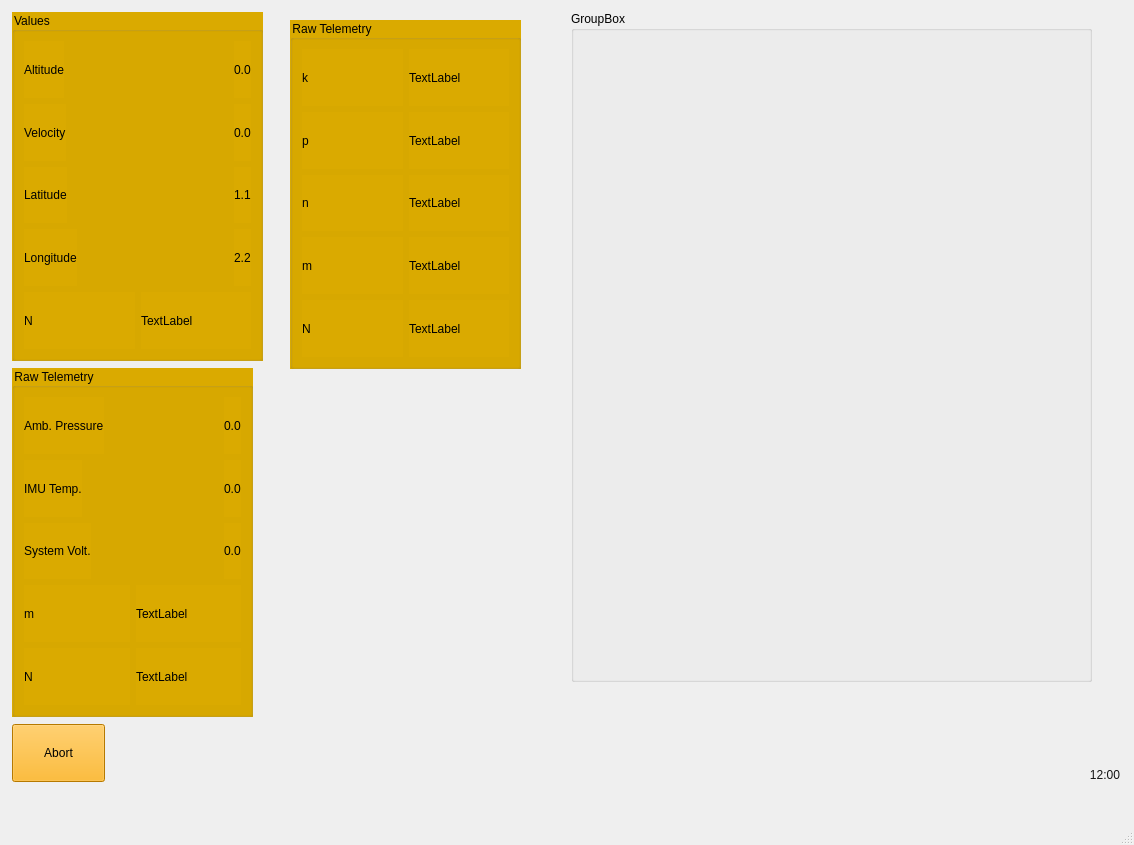
<?xml version="1.0" encoding="UTF-8"?>
<ui version="4.0">
 <class>LaunchWindow</class>
 <widget class="QMainWindow" name="LaunchWindow">
  <property name="geometry">
   <rect>
    <x>0</x>
    <y>0</y>
    <width>1134</width>
    <height>845</height>
   </rect>
  </property>
  <property name="sizePolicy">
   <sizepolicy hsizetype="Expanding" vsizetype="Expanding">
    <horstretch>0</horstretch>
    <verstretch>0</verstretch>
   </sizepolicy>
  </property>
  <property name="windowTitle">
   <string>MainWindow</string>
  </property>
  <widget class="QWidget" name="centralwidget">
   <widget class="QGroupBox" name="groupBox">
    <property name="geometry">
     <rect>
      <x>571</x>
      <y>11</y>
      <width>521</width>
      <height>671</height>
     </rect>
    </property>
    <property name="title">
     <string>GroupBox</string>
    </property>
    <layout class="QVBoxLayout" name="verticalLayout">
     <item>
      <widget class="LineGraph" name="widget" native="true"/>
     </item>
     <item>
      <widget class="LineGraph" name="widget_3" native="true"/>
     </item>
     <item>
      <widget class="LineGraph" name="widget_2" native="true"/>
     </item>
    </layout>
   </widget>
   <widget class="QLabel" name="clock">
    <property name="geometry">
     <rect>
      <x>1070</x>
      <y>760</y>
      <width>50</width>
      <height>29</height>
     </rect>
    </property>
    <property name="styleSheet">
     <string notr="true">font: 12pt &quot;SimSun&quot;;
color: rgb(20, 20, 20);</string>
    </property>
    <property name="text">
     <string>12:00</string>
    </property>
    <property name="alignment">
     <set>Qt::AlignRight|Qt::AlignTrailing|Qt::AlignVCenter</set>
    </property>
   </widget>
   <widget class="QGroupBox" name="groupBox_4">
    <property name="geometry">
     <rect>
      <x>290</x>
      <y>20</y>
      <width>231</width>
      <height>349</height>
     </rect>
    </property>
    <property name="sizePolicy">
     <sizepolicy hsizetype="Preferred" vsizetype="Minimum">
      <horstretch>0</horstretch>
      <verstretch>0</verstretch>
     </sizepolicy>
    </property>
    <property name="styleSheet">
     <string notr="true">background-color: rgb(218, 170, 0);
font: 10pt &quot;Sans Serif Collection&quot;;</string>
    </property>
    <property name="title">
     <string>Raw Telemetry</string>
    </property>
    <layout class="QVBoxLayout" name="verticalLayout_4">
     <item>
      <layout class="QHBoxLayout" name="horizontalLayout_8">
       <item>
        <widget class="QLabel" name="k_label_2">
         <property name="styleSheet">
          <string notr="true">font: 12pt &quot;Sans Serif Collection&quot;;</string>
         </property>
         <property name="text">
          <string>k</string>
         </property>
        </widget>
       </item>
       <item>
        <widget class="QLabel" name="k_value_2">
         <property name="styleSheet">
          <string notr="true">font: 12pt &quot;Sans Serif Collection&quot;;</string>
         </property>
         <property name="text">
          <string>TextLabel</string>
         </property>
        </widget>
       </item>
      </layout>
     </item>
     <item>
      <layout class="QHBoxLayout" name="horizontalLayout_9">
       <item>
        <widget class="QLabel" name="p_label_2">
         <property name="styleSheet">
          <string notr="true">font: 12pt &quot;Sans Serif Collection&quot;;</string>
         </property>
         <property name="text">
          <string>p</string>
         </property>
        </widget>
       </item>
       <item>
        <widget class="QLabel" name="p_value_2">
         <property name="styleSheet">
          <string notr="true">font: 12pt &quot;Sans Serif Collection&quot;;</string>
         </property>
         <property name="text">
          <string>TextLabel</string>
         </property>
        </widget>
       </item>
      </layout>
     </item>
     <item>
      <layout class="QHBoxLayout" name="horizontalLayout_10">
       <item>
        <widget class="QLabel" name="n_label_2">
         <property name="autoFillBackground">
          <bool>false</bool>
         </property>
         <property name="styleSheet">
          <string notr="true">font: 12pt &quot;Sans Serif Collection&quot;;</string>
         </property>
         <property name="text">
          <string>n</string>
         </property>
        </widget>
       </item>
       <item>
        <widget class="QLabel" name="n_value_2">
         <property name="styleSheet">
          <string notr="true">font: 12pt &quot;Sans Serif Collection&quot;;</string>
         </property>
         <property name="text">
          <string>TextLabel</string>
         </property>
        </widget>
       </item>
      </layout>
     </item>
     <item>
      <layout class="QHBoxLayout" name="horizontalLayout_11">
       <item>
        <widget class="QLabel" name="m_label_2">
         <property name="styleSheet">
          <string notr="true">font: 12pt &quot;Sans Serif Collection&quot;;</string>
         </property>
         <property name="text">
          <string>m</string>
         </property>
        </widget>
       </item>
       <item>
        <widget class="QLabel" name="m_value_2">
         <property name="styleSheet">
          <string notr="true">font: 12pt &quot;Sans Serif Collection&quot;;</string>
         </property>
         <property name="text">
          <string>TextLabel</string>
         </property>
        </widget>
       </item>
      </layout>
     </item>
     <item>
      <layout class="QHBoxLayout" name="horizontalLayout_12">
       <item>
        <widget class="QLabel" name="N_label_2">
         <property name="styleSheet">
          <string notr="true">font: 12pt &quot;Sans Serif Collection&quot;;</string>
         </property>
         <property name="text">
          <string>N</string>
         </property>
        </widget>
       </item>
       <item>
        <widget class="QLabel" name="N_value_2">
         <property name="styleSheet">
          <string notr="true">font: 12pt &quot;Sans Serif Collection&quot;;</string>
         </property>
         <property name="text">
          <string>TextLabel</string>
         </property>
        </widget>
       </item>
      </layout>
     </item>
    </layout>
   </widget>
   <widget class="QGroupBox" name="groupBox_3">
    <property name="geometry">
     <rect>
      <x>12</x>
      <y>12</y>
      <width>251</width>
      <height>349</height>
     </rect>
    </property>
    <property name="sizePolicy">
     <sizepolicy hsizetype="Preferred" vsizetype="Minimum">
      <horstretch>0</horstretch>
      <verstretch>0</verstretch>
     </sizepolicy>
    </property>
    <property name="styleSheet">
     <string notr="true">background-color: rgb(218, 170, 0);
font: 10pt &quot;Sans Serif Collection&quot;;</string>
    </property>
    <property name="title">
     <string>Values</string>
    </property>
    <layout class="QVBoxLayout" name="verticalLayout_3">
     <item>
      <layout class="QHBoxLayout" name="horizontalLayout_6">
       <item>
        <widget class="QLabel" name="m_label">
         <property name="styleSheet">
          <string notr="true">font: 12pt &quot;Sans Serif Collection&quot;;</string>
         </property>
         <property name="text">
          <string>Altitude</string>
         </property>
        </widget>
       </item>
       <item>
        <spacer name="horizontalSpacer_7">
         <property name="orientation">
          <enum>Qt::Horizontal</enum>
         </property>
         <property name="sizeHint" stdset="0">
          <size>
           <width>40</width>
           <height>20</height>
          </size>
         </property>
        </spacer>
       </item>
       <item>
        <widget class="QLabel" name="m_value">
         <property name="styleSheet">
          <string notr="true">font: 12pt &quot;Sans Serif Collection&quot;;</string>
         </property>
         <property name="text">
          <string>0.0</string>
         </property>
        </widget>
       </item>
      </layout>
     </item>
     <item>
      <layout class="QHBoxLayout" name="horizontalLayout_3">
       <item>
        <widget class="QLabel" name="k_label">
         <property name="styleSheet">
          <string notr="true">font: 12pt &quot;Sans Serif Collection&quot;;</string>
         </property>
         <property name="text">
          <string>Velocity</string>
         </property>
        </widget>
       </item>
       <item>
        <spacer name="horizontalSpacer_2">
         <property name="orientation">
          <enum>Qt::Horizontal</enum>
         </property>
         <property name="sizeHint" stdset="0">
          <size>
           <width>40</width>
           <height>20</height>
          </size>
         </property>
        </spacer>
       </item>
       <item>
        <widget class="QLabel" name="k_value">
         <property name="styleSheet">
          <string notr="true">font: 12pt &quot;Sans Serif Collection&quot;;</string>
         </property>
         <property name="text">
          <string>0.0</string>
         </property>
        </widget>
       </item>
      </layout>
     </item>
     <item>
      <layout class="QHBoxLayout" name="horizontalLayout_4">
       <item>
        <widget class="QLabel" name="p_label">
         <property name="styleSheet">
          <string notr="true">font: 12pt &quot;Sans Serif Collection&quot;;</string>
         </property>
         <property name="text">
          <string>Latitude</string>
         </property>
        </widget>
       </item>
       <item>
        <spacer name="horizontalSpacer_3">
         <property name="orientation">
          <enum>Qt::Horizontal</enum>
         </property>
         <property name="sizeHint" stdset="0">
          <size>
           <width>40</width>
           <height>20</height>
          </size>
         </property>
        </spacer>
       </item>
       <item>
        <widget class="QLabel" name="p_value">
         <property name="styleSheet">
          <string notr="true">font: 12pt &quot;Sans Serif Collection&quot;;</string>
         </property>
         <property name="text">
          <string>1.1</string>
         </property>
        </widget>
       </item>
      </layout>
     </item>
     <item>
      <layout class="QHBoxLayout" name="horizontalLayout_5">
       <item>
        <widget class="QLabel" name="n_label">
         <property name="autoFillBackground">
          <bool>false</bool>
         </property>
         <property name="styleSheet">
          <string notr="true">font: 12pt &quot;Sans Serif Collection&quot;;</string>
         </property>
         <property name="text">
          <string>Longitude</string>
         </property>
        </widget>
       </item>
       <item>
        <spacer name="horizontalSpacer_4">
         <property name="orientation">
          <enum>Qt::Horizontal</enum>
         </property>
         <property name="sizeHint" stdset="0">
          <size>
           <width>40</width>
           <height>20</height>
          </size>
         </property>
        </spacer>
       </item>
       <item>
        <widget class="QLabel" name="n_value">
         <property name="styleSheet">
          <string notr="true">font: 12pt &quot;Sans Serif Collection&quot;;</string>
         </property>
         <property name="text">
          <string>2.2</string>
         </property>
        </widget>
       </item>
      </layout>
     </item>
     <item>
      <layout class="QHBoxLayout" name="horizontalLayout_7">
       <item>
        <widget class="QLabel" name="N_label">
         <property name="styleSheet">
          <string notr="true">font: 12pt &quot;Sans Serif Collection&quot;;</string>
         </property>
         <property name="text">
          <string>N</string>
         </property>
        </widget>
       </item>
       <item>
        <widget class="QLabel" name="N_value">
         <property name="styleSheet">
          <string notr="true">font: 12pt &quot;Sans Serif Collection&quot;;</string>
         </property>
         <property name="text">
          <string>TextLabel</string>
         </property>
        </widget>
       </item>
      </layout>
     </item>
    </layout>
   </widget>
   <widget class="QPushButton" name="abort_button">
    <property name="geometry">
     <rect>
      <x>12</x>
      <y>724</y>
      <width>93</width>
      <height>58</height>
     </rect>
    </property>
    <property name="styleSheet">
     <string notr="true">font: 12pt &quot;Sans Serif Collection&quot;;
background-color: rgb(255, 170, 0);</string>
    </property>
    <property name="text">
     <string>Abort</string>
    </property>
   </widget>
   <widget class="QGroupBox" name="groupBox_5">
    <property name="geometry">
     <rect>
      <x>12</x>
      <y>368</y>
      <width>241</width>
      <height>349</height>
     </rect>
    </property>
    <property name="sizePolicy">
     <sizepolicy hsizetype="Preferred" vsizetype="Minimum">
      <horstretch>0</horstretch>
      <verstretch>0</verstretch>
     </sizepolicy>
    </property>
    <property name="styleSheet">
     <string notr="true">background-color: rgb(218, 170, 0);
font: 10pt &quot;Sans Serif Collection&quot;;</string>
    </property>
    <property name="title">
     <string>Raw Telemetry</string>
    </property>
    <layout class="QVBoxLayout" name="verticalLayout_5">
     <item>
      <layout class="QHBoxLayout" name="horizontalLayout_13">
       <item>
        <widget class="QLabel" name="k_label_3">
         <property name="styleSheet">
          <string notr="true">font: 12pt &quot;Sans Serif Collection&quot;;</string>
         </property>
         <property name="text">
          <string>Amb. Pressure</string>
         </property>
        </widget>
       </item>
       <item>
        <spacer name="horizontalSpacer">
         <property name="orientation">
          <enum>Qt::Horizontal</enum>
         </property>
         <property name="sizeHint" stdset="0">
          <size>
           <width>40</width>
           <height>20</height>
          </size>
         </property>
        </spacer>
       </item>
       <item>
        <widget class="QLabel" name="k_value_3">
         <property name="styleSheet">
          <string notr="true">font: 12pt &quot;Sans Serif Collection&quot;;</string>
         </property>
         <property name="text">
          <string>0.0</string>
         </property>
        </widget>
       </item>
      </layout>
     </item>
     <item>
      <layout class="QHBoxLayout" name="horizontalLayout_14">
       <item>
        <widget class="QLabel" name="p_label_3">
         <property name="styleSheet">
          <string notr="true">font: 12pt &quot;Sans Serif Collection&quot;;</string>
         </property>
         <property name="text">
          <string>IMU Temp.</string>
         </property>
        </widget>
       </item>
       <item>
        <spacer name="horizontalSpacer_5">
         <property name="orientation">
          <enum>Qt::Horizontal</enum>
         </property>
         <property name="sizeHint" stdset="0">
          <size>
           <width>40</width>
           <height>20</height>
          </size>
         </property>
        </spacer>
       </item>
       <item>
        <widget class="QLabel" name="p_value_3">
         <property name="styleSheet">
          <string notr="true">font: 12pt &quot;Sans Serif Collection&quot;;</string>
         </property>
         <property name="text">
          <string>0.0</string>
         </property>
        </widget>
       </item>
      </layout>
     </item>
     <item>
      <layout class="QHBoxLayout" name="horizontalLayout_15">
       <item>
        <widget class="QLabel" name="n_label_3">
         <property name="autoFillBackground">
          <bool>false</bool>
         </property>
         <property name="styleSheet">
          <string notr="true">font: 12pt &quot;Sans Serif Collection&quot;;</string>
         </property>
         <property name="text">
          <string>System Volt.</string>
         </property>
        </widget>
       </item>
       <item>
        <spacer name="horizontalSpacer_6">
         <property name="orientation">
          <enum>Qt::Horizontal</enum>
         </property>
         <property name="sizeHint" stdset="0">
          <size>
           <width>40</width>
           <height>20</height>
          </size>
         </property>
        </spacer>
       </item>
       <item>
        <widget class="QLabel" name="n_value_3">
         <property name="styleSheet">
          <string notr="true">font: 12pt &quot;Sans Serif Collection&quot;;</string>
         </property>
         <property name="text">
          <string>0.0</string>
         </property>
        </widget>
       </item>
      </layout>
     </item>
     <item>
      <layout class="QHBoxLayout" name="horizontalLayout_16">
       <item>
        <widget class="QLabel" name="m_label_3">
         <property name="styleSheet">
          <string notr="true">font: 12pt &quot;Sans Serif Collection&quot;;</string>
         </property>
         <property name="text">
          <string>m</string>
         </property>
        </widget>
       </item>
       <item>
        <widget class="QLabel" name="m_value_3">
         <property name="styleSheet">
          <string notr="true">font: 12pt &quot;Sans Serif Collection&quot;;</string>
         </property>
         <property name="text">
          <string>TextLabel</string>
         </property>
        </widget>
       </item>
      </layout>
     </item>
     <item>
      <layout class="QHBoxLayout" name="horizontalLayout_17">
       <item>
        <widget class="QLabel" name="N_label_3">
         <property name="styleSheet">
          <string notr="true">font: 12pt &quot;Sans Serif Collection&quot;;</string>
         </property>
         <property name="text">
          <string>N</string>
         </property>
        </widget>
       </item>
       <item>
        <widget class="QLabel" name="N_value_3">
         <property name="styleSheet">
          <string notr="true">font: 12pt &quot;Sans Serif Collection&quot;;</string>
         </property>
         <property name="text">
          <string>TextLabel</string>
         </property>
        </widget>
       </item>
      </layout>
     </item>
    </layout>
   </widget>
  </widget>
  <widget class="QMenuBar" name="menubar">
   <property name="geometry">
    <rect>
     <x>0</x>
     <y>0</y>
     <width>1134</width>
     <height>26</height>
    </rect>
   </property>
  </widget>
  <widget class="QStatusBar" name="statusbar"/>
 </widget>
 <customwidgets>
  <customwidget>
   <class>LineGraph</class>
   <extends>QWidget</extends>
   <header>linegraph.h</header>
   <container>1</container>
  </customwidget>
 </customwidgets>
 <resources/>
 <connections/>
</ui>
